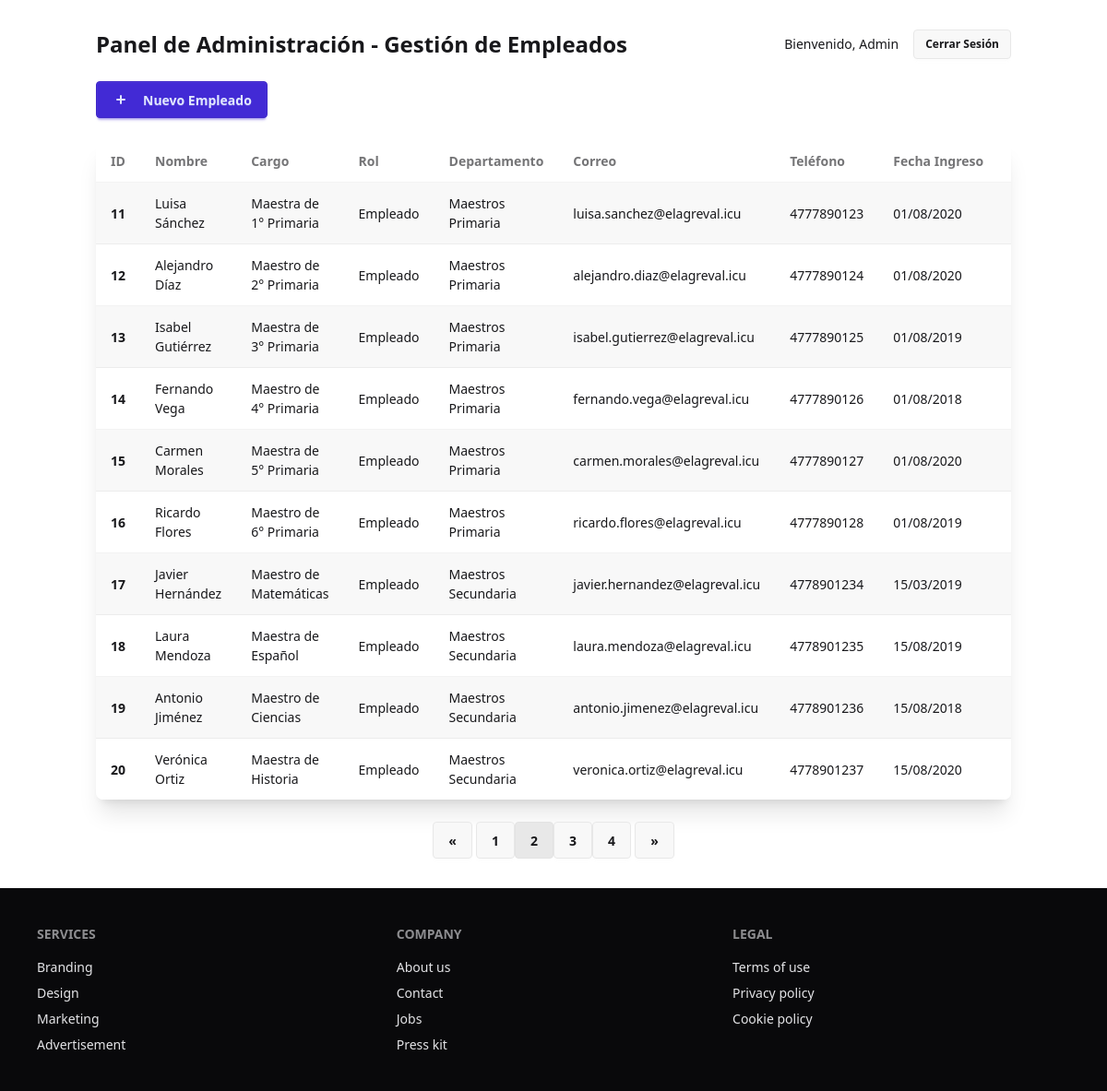
The app's page /admin/dashboard.php?pagina=2 (signed in) with its own data.
### tables this page shows
CREATE TABLE `EMPLEADOS` (
  `id_empleado` int(11) NOT NULL,
  `cargo` varchar(50) DEFAULT NULL,
  `fecha_nacimiento` date DEFAULT NULL,
  `fecha_ingreso_escuela` date DEFAULT NULL,
  `rfc` varchar(13) DEFAULT NULL,
  `estado_activo` tinyint(1) DEFAULT NULL,
  `nss` varchar(20) DEFAULT NULL,
  `domicilio` varchar(255) DEFAULT NULL,
  `telefono_personal` varchar(20) DEFAULT NULL,
  `curp` varchar(18) DEFAULT NULL,
  `id_departamento` int(11) DEFAULT NULL,
  `correo` varchar(100) DEFAULT NULL,
  `contraseña` varchar(255) DEFAULT NULL,
  `foto_de_perfil` blob DEFAULT NULL,
  `nickname` varchar(50) DEFAULT NULL,
  `historial_permisos` text DEFAULT NULL,
  `rol` varchar(100) DEFAULT NULL
);

CREATE TABLE `DEPARTAMENTO` (
  `id_departamento` int(11) NOT NULL,
  `tipo` varchar(50) DEFAULT NULL,
  `nombre_departamento` varchar(100) DEFAULT NULL
);

### admin/dashboard.php (the view, shortened to what this page needs)
<?php
require_once '../config/config.php';
include '../includes/header.php';
$conn = new mysqli($db_host, $db_user, $db_password, $db_name);
$conn->set_charset("utf8");
$registros_por_pagina = 10;
$pagina_actual = isset($_GET['pagina']) ? intval($_GET['pagina']) : 1;
$offset = ($pagina_actual - 1) * $registros_por_pagina;
$total_query = "SELECT COUNT(*) as total FROM EMPLEADOS";
$total_result = $conn->query($total_query);
$total_row = $total_result->fetch_assoc();
$total_empleados = $total_row['total'];
$total_paginas = ceil($total_empleados / $registros_por_pagina);
$sql = "SELECT e.id_empleado, e.cargo, e.correo, e.nickname, e.estado_activo,
               e.telefono_personal, e.fecha_ingreso_escuela, d.nombre_departamento, e.rol
        FROM EMPLEADOS e
        LEFT JOIN DEPARTAMENTO d ON e.id_departamento = d.id_departamento
        ORDER BY e.id_empleado
        LIMIT $offset, $registros_por_pagina";
$result = $conn->query($sql);
?>
<div class="container mx-auto px-4 py-8">
    <div class="flex justify-between items-center mb-6">
        <h1 class="text-2xl font-bold">Panel de Administración - Gestión de Empleados</h1>
        <div class="flex items-center space-x-4">
            <span class="text-sm">Bienvenido, <?php echo htmlspecialchars($_SESSION['nickname']); ?></span>
            <a href="../logout.php" class="btn btn-sm">Cerrar Sesión</a>
        </div>
    </div>
    <div class="mb-6">
        <a href="crear_empleado.php" class="btn btn-primary">
            <svg xmlns="http://www.w3.org/2000/svg" class="h-5 w-5 mr-2" viewBox="0 0 20 20" fill="currentColor">
                <path fill-rule="evenodd" d="M10 5a1 1 0 011 1v3h3a1 1 0 110 2h-3v3a1 1 0 11-2 0v-3H6a1 1 0 110-2h3V6a1 1 0 011-1z" clip-rule="evenodd" />
            </svg>
            Nuevo Empleado
        </a>
    </div>
    <div class="overflow-x-auto bg-base-100 shadow-xl rounded-lg">
        <table class="table w-full">
            <thead>
                <tr>
                    <th>ID</th>
                    <th>Nombre</th>
                    <th>Cargo</th>
                    <th>Rol</th>
                    <th>Departamento</th>
                    <th>Correo</th>
                    <th>Teléfono</th>
                    <th>Fecha Ingreso</th>
                    <th>Estado</th>
                </tr>
            </thead>
            <tbody>
                <?php
                if ($result->num_rows > 0) {
                    $fila_alterna = true;
                    while($row = $result->fetch_assoc()) {
                        $clase_fila = $fila_alterna ? 'bg-base-200' : '';
                        $estado_texto = $row['estado_activo'] ? 'Activo' : 'Inactivo';
                        $estado_clase = $row['estado_activo'] ? 'text-success' : 'text-error';
                ?>
                <tr class="<?php echo $clase_fila; ?>">
                    <th><?php echo $row['id_empleado']; ?></th>
                    <td><?php echo htmlspecialchars($row['nickname']); ?></td>
                    <td><?php echo htmlspecialchars($row['cargo']); ?></td>
                    <td><?php echo htmlspecialchars($row['rol'] ?? '', ENT_QUOTES, 'UTF-8'); ?></td>
                    <td><?php echo htmlspecialchars($row['nombre_departamento'] ?? 'Sin departamento'); ?></td>
                    <td><?php echo htmlspecialchars($row['correo']); ?></td>
                    <td><?php echo htmlspecialchars($row['telefono_personal'] ?? 'No disponible'); ?></td>
                    <td><?php echo $row['fecha_ingreso_escuela'] ? date('d/m/Y', strtotime($row['fecha_ingreso_escuela'])) : 'No disponible'; ?></td>
                    <td class="<?php echo $estado_clase; ?>"><?php echo $estado_texto; ?></td>
                </tr>
                <?php
                        $fila_alterna = !$fila_alterna;
                    }
                } else {
                ?>
                <tr>
                    <td colspan="9" class="text-center py-4">No se encontraron empleados</td>
                </tr>
                <?php } ?>
            </tbody>
        </table>
    </div>
    <?php if ($total_paginas > 1): ?>
    <div class="flex justify-center mt-6">
        <div class="btn-group">
            <?php if ($pagina_actual > 1): ?>
            <a href="?pagina=<?php echo ($pagina_actual - 1); ?>" class="btn">«</a>
            <?php else: ?>
            <button class="btn btn-disabled">«</button>
            <?php endif; ?>
            <?php
            $inicio = max(1, $pagina_actual - 2);
            $fin = min($total_paginas, $pagina_actual + 2);
            for ($i = $inicio; $i <= $fin; $i++) {
                if ($i == $pagina_actual) {
                    echo '<button class="btn btn-active">' . $i . '</button>';
                } else {
                    echo '<a href="?pagina=' . $i . '" class="btn">' . $i . '</a>';
                }
            }
            ?>
            <?php if ($pagina_actual < $total_paginas): ?>
            <a href="?pagina=<?php echo ($pagina_actual + 1); ?>" class="btn">»</a>
            <?php else: ?>
            <button class="btn btn-disabled">»</button>
            <?php endif; ?>
        </div>
    </div>
    <?php endif; ?>
</div>
<?php
include '../includes/footer.php';
?>

### records on screen
empleados: id_empleado "11", nickname "Luisa Sánchez", cargo "Maestra de 1° Primaria", rol "Empleado", id_departamento.nombre_departamento "Maestros Primaria", correo "luisa.sanchez@elagreval.icu", telefono_personal "4777890123", fecha_ingreso_escuela "01/08/2020"
empleados: id_empleado "12", nickname "Alejandro Díaz", cargo "Maestro de 2° Primaria", rol "Empleado", id_departamento.nombre_departamento "Maestros Primaria", correo "alejandro.diaz@elagreval.icu", telefono_personal "4777890124", fecha_ingreso_escuela "01/08/2020"
empleados: id_empleado "13", nickname "Isabel Gutiérrez", cargo "Maestra de 3° Primaria", rol "Empleado", id_departamento.nombre_departamento "Maestros Primaria", correo "isabel.gutierrez@elagreval.icu", telefono_personal "4777890125", fecha_ingreso_escuela "01/08/2019"
empleados: id_empleado "14", nickname "Fernando Vega", cargo "Maestro de 4° Primaria", rol "Empleado", id_departamento.nombre_departamento "Maestros Primaria", correo "fernando.vega@elagreval.icu", telefono_personal "4777890126", fecha_ingreso_escuela "01/08/2018"
empleados: id_empleado "15", nickname "Carmen Morales", cargo "Maestra de 5° Primaria", rol "Empleado", id_departamento.nombre_departamento "Maestros Primaria", correo "carmen.morales@elagreval.icu", telefono_personal "4777890127", fecha_ingreso_escuela "01/08/2020"
empleados: id_empleado "16", nickname "Ricardo Flores", cargo "Maestro de 6° Primaria", rol "Empleado", id_departamento.nombre_departamento "Maestros Primaria", correo "ricardo.flores@elagreval.icu", telefono_personal "4777890128", fecha_ingreso_escuela "01/08/2019"
empleados: id_empleado "17", nickname "Javier Hernández", cargo "Maestro de Matemáticas", rol "Empleado", id_departamento.nombre_departamento "Maestros Secundaria", correo "javier.hernandez@elagreval.icu", telefono_personal "4778901234", fecha_ingreso_escuela "15/03/2019"
empleados: id_empleado "18", nickname "Laura Mendoza", cargo "Maestra de Español", rol "Empleado", id_departamento.nombre_departamento "Maestros Secundaria", correo "laura.mendoza@elagreval.icu", telefono_personal "4778901235", fecha_ingreso_escuela "15/08/2019"
empleados: id_empleado "19", nickname "Antonio Jiménez", cargo "Maestro de Ciencias", rol "Empleado", id_departamento.nombre_departamento "Maestros Secundaria", correo "antonio.jimenez@elagreval.icu", telefono_personal "4778901236", fecha_ingreso_escuela "15/08/2018"
empleados: id_empleado "20", nickname "Verónica Ortiz", cargo "Maestra de Historia", rol "Empleado", id_departamento.nombre_departamento "Maestros Secundaria", correo "veronica.ortiz@elagreval.icu", telefono_personal "4778901237", fecha_ingreso_escuela "15/08/2020"

### other values on screen
$_SESSION['nickname'] "Admin"
